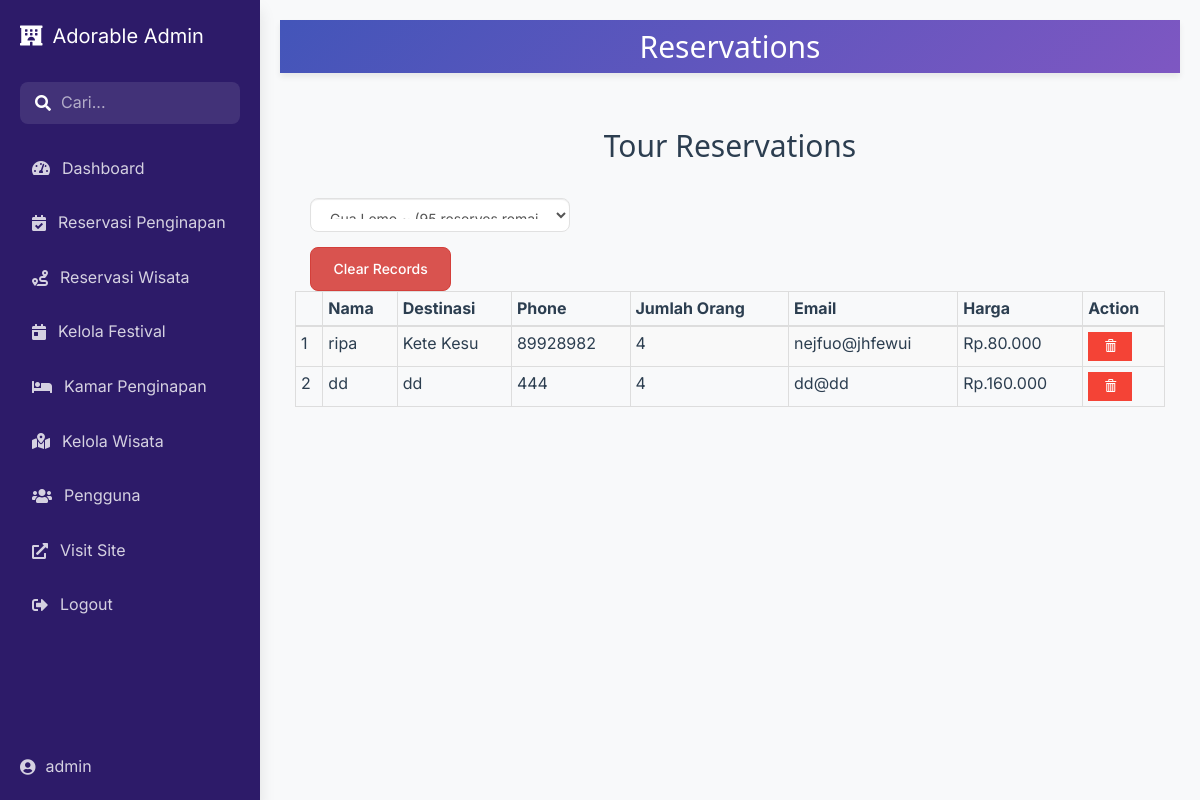
The app's page /admin/tour_reserves.php, older data.
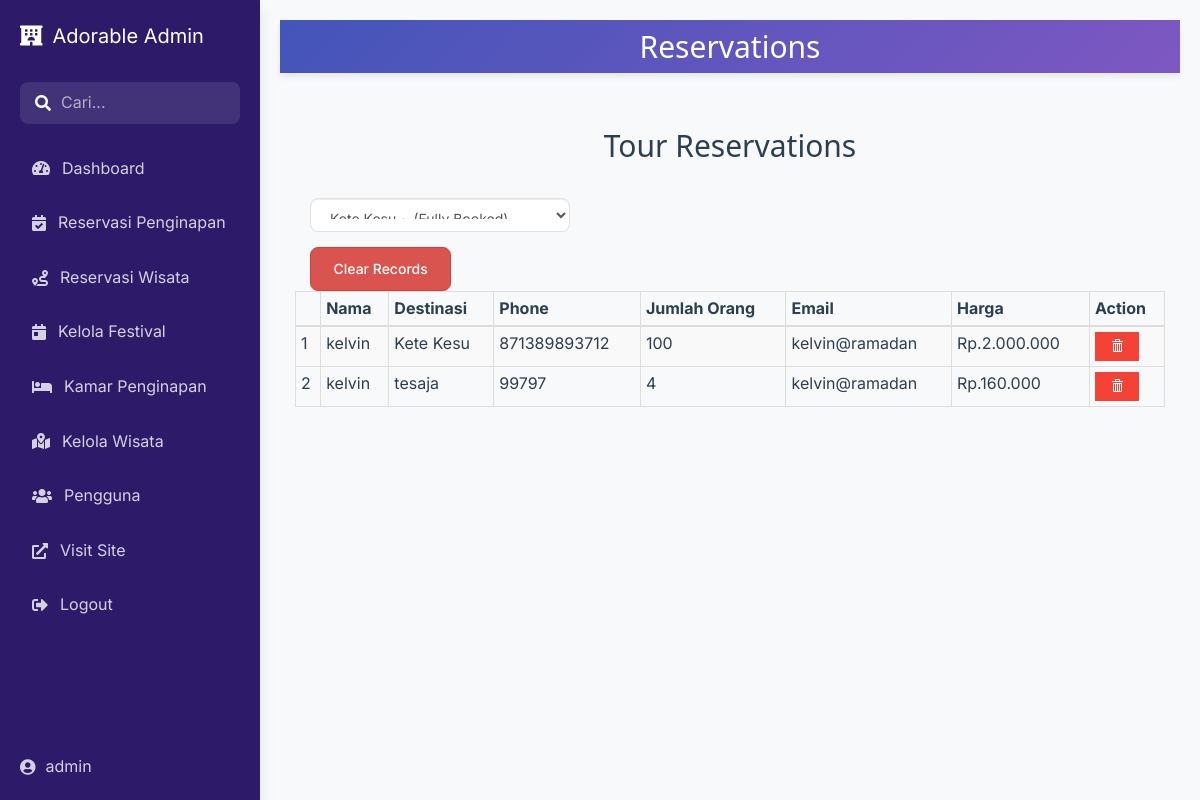
The same page, newer data.
### tables this page shows
CREATE TABLE `tour_reserves` (
  `id` int(11) NOT NULL,
  `tour_id` int(11) NOT NULL,
  `reservations` int(11) NOT NULL,
  `cus_name` varchar(255) NOT NULL,
  `email` varchar(255) NOT NULL,
  `phone` varchar(255) NOT NULL,
  `payment_status` enum('pending','completed') DEFAULT 'pending'
);

CREATE TABLE `tourism` (
  `id` int(11) NOT NULL,
  `title` varchar(255) NOT NULL,
  `photo` text NOT NULL,
  `photo1` text NOT NULL,
  `photo2` text NOT NULL,
  `photo3` text NOT NULL,
  `photo4` text NOT NULL,
  `location` varchar(255) NOT NULL,
  `details` text NOT NULL,
  `details2` text NOT NULL,
  `date` date NOT NULL,
  `time` time NOT NULL,
  `price` varchar(255) NOT NULL,
  `reservations` int(11) NOT NULL
);

### admin/tour_reserves.php (the view, shortened to what this page needs)
<?php
require_once $_SERVER['DOCUMENT_ROOT'].'/ht/core/core.php';
$sql = "SELECT * FROM tour_reserves";
$result = $db->query($sql);
$row_count = 1;
$tours = $db->query("SELECT * FROM tourism");
include 'includes/header.php';
include 'includes/navigation.php';
?>
<div class="w3-container w3-main" style="margin-left:260px; padding: 20px;">
  <header class="w3-container w3-purple" style="margin-bottom: 20px;">
    <h2 class="text-center">Reservations</h2>
  </header>
  <div class="col-md-12">
    <br>
    <h2 class="text-center">Tour Reservations</h2>
    <br />
  </div>
  <div class="col-md-12">
    <form class="form col-md-4" method="POST">
      <select class="form-control form-group" name="tour">
        <?php while ($tour = mysqli_fetch_assoc($tours)): ?>
        <option value="<?=$tour['id'];?>">
          <?=$tour['title'];?> ~ <?=($tour['reservations'] == 0) ? '(Fully Booked)' : '('.$tour['reservations'].' reserves remaining)';?>
        </option>
        <?php endwhile; ?>
      </select>
      <button type="submit" name="clear" class="btn btn-danger">Clear Records</button>
    </form>
    <table class="table table-striped table-condensed table-bordered">
      <thead>
        <tr>
          <th> </th>
          <th>Nama</th>
          <th>Destinasi</th>
          <th>Phone</th>
          <th>Jumlah Orang</th>
          <th>Email</th>
          <th>Harga</th>
          <th>Action</th>
        </tr>
      </thead>
      <tbody>
        <?php while ($rows = mysqli_fetch_assoc($result)): ?>
        <?php
            $id = $rows['tour_id'];
            $s = $db->query("SELECT * FROM tourism WHERE id = '{$id}'");
            $data = mysqli_fetch_assoc($s);
            $total_price = $data['price'] * $rows['reservations'];
        ?>
        <tr>
          <td><?= $row_count++; ?></td>
          <td><?=$rows['cus_name']; ?></td>
          <td><?=$data['title']; ?></td>
          <td><?=$rows['phone']; ?></td>
          <td><?=$rows['reservations']; ?></td>
          <td><?=$rows['email']; ?></td>
          <td>Rp.<?= number_format($total_price, 0, ',', '.'); ?></td>
          <td>
            <a href="tour_reserves.php?delete=<?=$rows['id'];?>" class="w3-btn w3-small w3-red">
              <span class="glyphicon glyphicon-trash"></span>
            </a>
          </td>
        </tr>
        <?php endwhile; ?>
      </tbody>
    </table>
  </div>
</div>

### admin/includes/header.php (shortened to what this page needs)
<!DOCTYPE html>
<html lang="en">
<head>
    <link href="css/bootstrap.min.css" rel="stylesheet">
    <link href="css/w3.css" rel="stylesheet">
    <link href="https://cdnjs.cloudflare.com/ajax/libs/font-awesome/6.4.0/css/all.min.css" rel="stylesheet">
    <link href="https://cdnjs.cloudflare.com/ajax/libs/animate.css/4.1.1/animate.min.css" rel="stylesheet">
    <link href="css/customs.css" rel="stylesheet">
    <link href="admin/add_event.css" rel="stylesheet">
</head>

### admin/includes/navigation.php (shortened to what this page needs)
<nav class="sidebar">
    <div class="brand">
        <i class="fas fa-hotel"></i>
        <span>Adorable Admin</span>
    </div>
    <div class="search-box">
        <i class="fas fa-search"></i>
        <input type="text" placeholder="Cari...">
    </div>
    <ul class="nav-links">
        <li>
            <a href="index.php">
                <i class="fas fa-tachometer-alt"></i>
                <span>Dashboard</span>
            </a>
        </li>
        <li>
            <a href="reservations.php">
                <i class="fas fa-calendar-check"></i>
                <span>Reservasi Penginapan</span>
            </a>
        </li>
        <li>
            <a href="tour_reserves.php">
                <i class="fas fa-route"></i>
                <span>Reservasi Wisata</span>
            </a>
        </li>
        <li>
            <a href="events.php">
                <i class="fas fa-calendar-day"></i>
                <span>Kelola Festival</span>
            </a>
        </li>
        <li>
            <a href="rooms.php">
                <i class="fas fa-bed"></i>
                <span>Kamar Penginapan</span>
            </a>
        </li>
        <li>
            <a href="tours.php">
                <i class="fas fa-map-marked-alt"></i>
                <span>Kelola Wisata</span>
            </a>
        </li>
        <li>
            <a href="users.php">
                <i class="fas fa-users"></i>
                <span>Pengguna</span>
            </a>
        </li>
        <li>
            <a href="visit_site.php">
                <i class="fas fa-external-link-alt"></i>
                <span>Visit Site</span>
            </a>
        </li>
        <li>
            <a href="logout.php">
                <i class="fas fa-sign-out-alt"></i>
                <span>Logout</span>
            </a>
        </li>
    </ul>
    <div class="user-info">
        <i class="fas fa-user-circle"></i>
        <span>admin</span>
    </div>
</nav>
<link rel="stylesheet" href="https://cdnjs.cloudflare.com/ajax/libs/font-awesome/5.15.4/css/all.min.css">

### admin/css/w3.css (style rules this page uses)
* { -webkit-box-sizing:border-box;-moz-box-sizing:border-box;box-sizing:border-box }
html { -ms-text-size-adjust:100%;-webkit-text-size-adjust:100% }
article,aside,details,figcaption,figure,footer,header,hgroup,main,menu,nav,section,summary { display:block }
a { -webkit-tap-highlight-color:transparent;background-color:transparent }
button,input,optgroup,select,textarea { color:inherit;font:inherit;margin:0 }
button { overflow:visible }
button,select { text-transform:none }
button,html input[type=button],input[type=reset],input[type=submit] { -webkit-appearance:button;cursor:pointer }
html,body { font-family:Verdana,sans-serif;font-size:15px;line-height:1.5 }
h1,h2,h3,h4,h5,h6,.w3-slim,.w3-wide { font-family:"Segoe UI",Arial,sans-serif }
h2 { font-size:30px }
h1,h2,h3,h4,h5,h6 { font-weight:400;margin:10px 0 }
a { color:inherit }
table { border-collapse:collapse;border-spacing:0;width:100%;display:table }
table,th,td { border:none }
.w3-btn,.w3-btn-block { border:none;display:inline-block;outline:0;padding:6px 16px;vertical-align:middle;overflow:hidden;text-decoration:none !important;color:#fff;background-color:#000;text-align:center;cursor:pointer;white-space:nowrap }
.w3-btn,.w3-btn-floating,.w3-btn-floating-large { -webkit-touch-callout:none;-webkit-user-select:none;-khtml-user-select:none;-moz-user-select:none;-ms-user-select:none;user-select:none; }
.w3-navbar a,.w3-topnav a,.w3-sidenav a,.w3-dropnav a,.w3-pagination li a,.w3-hoverable tbody tr,.w3-btn,.w3-btn-floating,.w3-btn-floating-large,.w3-hover-opacity,.w3-hover-shadow,.w3-accordion-content a,.w3-dropdown-content a,.w3-dropdown-click:hover,.w3-dropdown-hover:hover,.w3-opennav,.w3-closenav,.w3-closebtn, .w3-hover-amber,.w3-hover-aqua,.w3-hover-blue,.w3-hover-light-blue,.w3-hover-brown,.w3-hover-cyan,.w3-hover-blue-grey,.w3-hover-green,.w3-hover-light-green,.w3-hover-indigo,.w3-hover-khaki,.w3-hover-lime,.w3-hover-orange,.w3-hover-deep-orange,.w3-hover-pink, .w3-hover-purple,.w3-hover-deep-purple,.w3-hover-red,.w3-hover-sand,.w3-hover-teal,.w3-hover-yellow,.w3-hover-white,.w3-hover-black,.w3-hover-grey,.w3-hover-light-grey,.w3-hover-dark-grey,.w3-hover-text-amber,.w3-hover-text-aqua,.w3-hover-text-blue,.w3-hover-text-light-blue, .w3-hover-text-brown,.w3-hover-text-cyan,.w3-hover-text-blue-grey,.w3-hover-text-green,.w3-hover-text-light-green,.w3-hover-text-indigo,.w3-hover-text-khaki,.w3-hover-text-lime,.w3-hover-text-orange,.w3-hover-text-deep-orange,.w3-hover-text-pink,.w3-hover-text-purple, .w3-hover-text-deep-purple,.w3-hover-text-red,.w3-hover-text-sand,.w3-hover-text-teal,.w3-hover-text-yellow,.w3-hover-text-white,.w3-hover-text-black,.w3-hover-text-grey,.w3-hover-text-light-grey,.w3-hover-text-dark-grey { -webkit-transition:all 0.3s ease;transition:all 0.3s ease }
.w3-main { transition:margin-left .4s }
.w3-container:after,.w3-row:after,.w3-row-padding:after,.w3-topnav:after,.w3-clear:after,.w3-btn-group:before,.w3-btn-group:after { content:"";display:table;clear:both }
.w3-small { font-size:12px !important }
.w3-container { padding:0.01em 16px }
.w3-purple,.w3-hover-purple:hover { color:#fff !important;background-color:#9c27b0 !important }
.w3-red,.w3-hover-red:hover { color:#fff !important;background-color:#f44336 !important }

### admin/add_event.css (style rules this page uses)
* { margin: 0; padding: 0; box-sizing: border-box; }
.sidebar { width: 260px; height: 100vh; background: #2D1B69; position: fixed; left: 0; top: 0; overflow-y: auto; transition: transform 0.3s ease; z-index: 1000; }

### admin/includes/header.php (style rules this page uses)
:root { --primary-color: #4355b9; --secondary-color: #6576cb; --accent-color: #7e57c2; --background-color: #f8f9fa; --surface-color: #ffffff; --text-primary: #2c3e50; --text-secondary: #636e72; --success-color: #2ecc71; --warning-color: #f1c40f; --error-color: #e74c3c; --border-radius: 8px; --shadow-sm: 0 2px 4px rgba(0,0,0,0.05); --shadow-md: 0 4px 6px rgba(0,0,0,0.07); --shadow-lg: 0 10px 15px rgba(0,0,0,0.1); }
.form-control { border-radius: var(--border-radius); border: 1px solid #e1e1e1; padding: 0.75rem 1rem; transition: all 0.3s ease; }
.btn { border-radius: var(--border-radius); padding: 0.75rem 1.5rem; font-weight: 500; transition: all 0.3s ease; }
.w3-purple { background: linear-gradient(135deg, var(--primary-color), var(--accent-color)) !important; color: white; box-shadow: var(--shadow-md); }
.sidebar { background: var(--surface-color); box-shadow: var(--shadow-lg); }
.nav-links a { border-radius: var(--border-radius); margin: 0.2rem 0; transition: all 0.3s ease; }

Row changes from the older to the newer data that the page shows:
removed tour_reserves: cus_name "ripa", tourism.title "Kete Kesu", phone "89928982", reservations "4", email "nejfuo@jhfewui", reservations.price "80.000"
removed tour_reserves: cus_name "dd", tourism.title "dd", phone "444", reservations "4", email "dd@dd", reservations.price "160.000"
added tour_reserves: cus_name "kelvin", tourism.title "Kete Kesu", phone "871389893712", reservations "100", email "kelvin@ramadan", reservations.price "2.000.000"
added tour_reserves: cus_name "kelvin", tourism.title "tesaja", phone "99797", reservations "4", email "kelvin@ramadan", reservations.price "160.000"
Text that changed along with them:
form field tour: "Gua Lemo ~ (95 reserves remaining)" → "Kete Kesu ~ (Fully Booked)"
